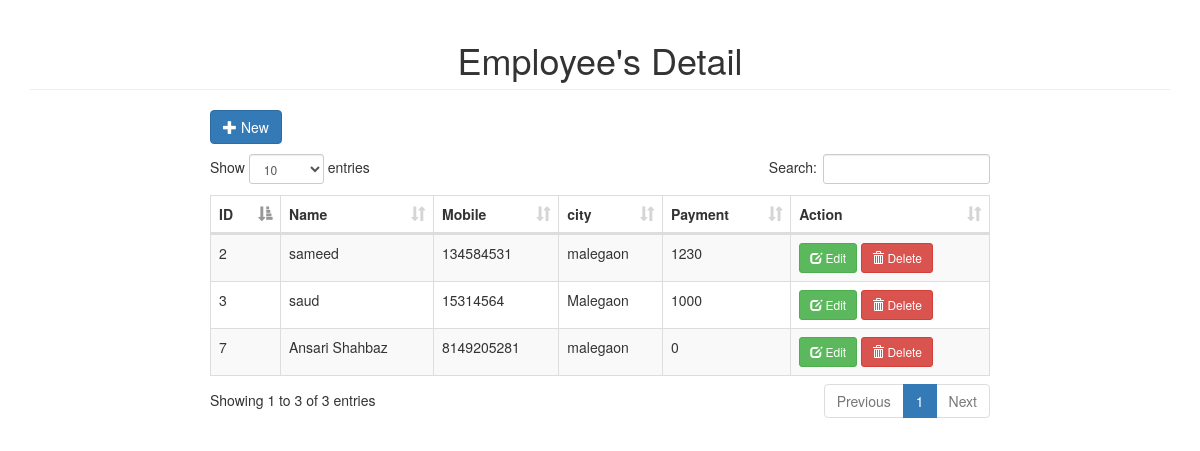
The page /employee/employee.php on the database as committed earlier.
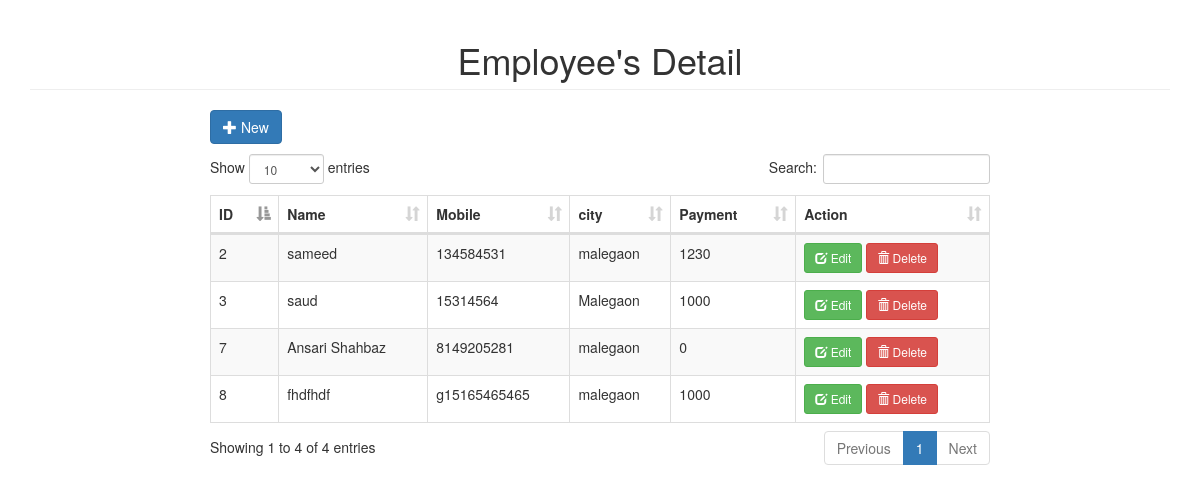
The same page on the database as committed later.
### tables this page shows
CREATE TABLE `employee` (
  `id` int(11) NOT NULL,
  `emp_name` varchar(191) NOT NULL,
  `mobile` varchar(21) NOT NULL,
  `city` varchar(191) NOT NULL,
  `payment` int(11) NOT NULL,
  `time` timestamp NOT NULL DEFAULT current_timestamp()
);

### employee/employee.php (the view, shortened to what this page needs)
<!DOCTYPE html>
<html>
<head>
	<link rel="stylesheet" type="text/css" href="../bootstrap/css/bootstrap.min.css">
	<link rel="stylesheet" type="text/css" href="../datatable/dataTable.bootstrap.min.css">
</head>
<body>
<div class="container">
	<h1 class="page-header text-center">Employee's Detail</h1>
	<div class="row">
		<div class="col-sm-8 col-sm-offset-2">
			<div class="row">
				<a href="#addnew" data-toggle="modal" class="btn btn-primary"><span class="glyphicon glyphicon-plus"></span> New</a>
			</div>
			<div class="height10">
			</div>
			<div class="row">
				<table id="myTable" class="table table-bordered table-striped">
					<thead>
						<th>ID</th>
						<th>Name</th>
						<th>Mobile</th>
						<th>city</th>
						<th>Payment</th>
						<th>Action</th>
					</thead>
					<tbody>
						<?php
							include_once('connection.php');
							$sql = "SELECT * FROM employee";
							$query = $conn->query($sql);
							while($row = $query->fetch_assoc()){
								echo
								"<tr>
									<td>".$row['id']."</td>
									<td>".$row['emp_name']."</td>
									<td>".$row['mobile']."</td>
									<td>".$row['city']."</td>
									<td>".$row['payment']."</td>
									<td>
										<a href='#edit_".$row['id']."' class='btn btn-success btn-sm' data-toggle='modal'><span class='glyphicon glyphicon-edit'></span> Edit</a>
										<a href='#delete_".$row['id']."' class='btn btn-danger btn-sm' data-toggle='modal'><span class='glyphicon glyphicon-trash'></span> Delete</a>
									</td>
								</tr>";
							}
						?>
					</tbody>
				</table>
			</div>
		</div>
	</div>
</div>
</body>
</html>

Rows that differ between the two databases and show on the page:
added employee: id "8", emp_name "fhdfhdf", mobile "g15165465465", city "malegaon", payment "1000"
Other text that changed with them:
text written by a page script: "Show entries Search: Showing 1 to 3 of 3 entries Previous 1 Next" → "Show entries Search: Showing 1 to 4 of 4 entries Previous 1 Next"
